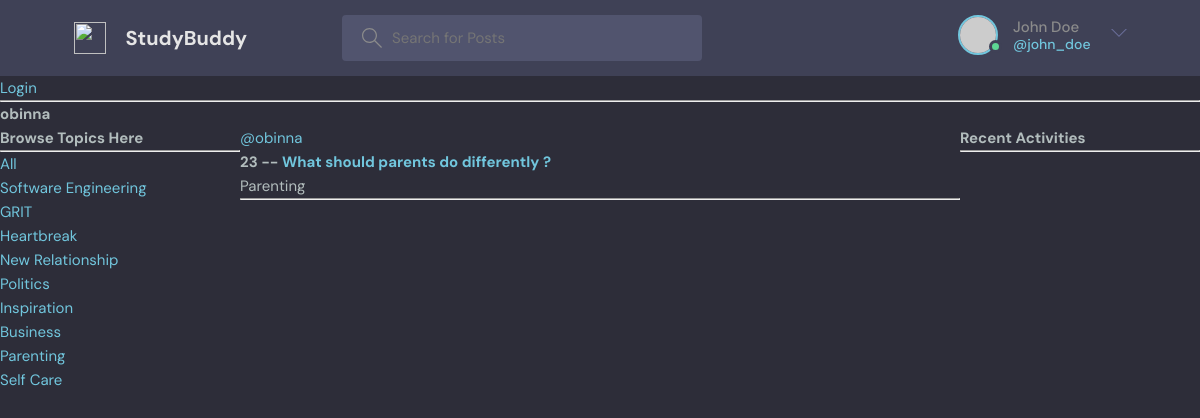
The page /profile/8/ on the database its author committed.
### NinazHairline/models.py (models this page shows, shortened)
class Topic(models.Model):
    name = models.CharField(max_length=200)

class Service(models.Model):
    host = models.ForeignKey(User, on_delete=models.SET_NULL, null=True)
    topic = models.ForeignKey(Topic, on_delete=models.SET_NULL, null=True)
    name = models.CharField(max_length=200)
    description = models.TextField(null=True, blank=True)
    participants = models.ManyToManyField(
        User, related_name='participants', blank=True)
    updated = models.DateTimeField(auto_now=True)
    created = models.DateTimeField(auto_now_add=True)
    class Meta:
        ordering = ['-updated', '-created']

### NinazHairline/views.py (the view)
# urls.py: path('profile/<str:pk>/', views.userProfile, name='user-profile'),
def userProfile(request, pk):
    user = User.objects.get(id=pk)
    services = user.service_set.all()
    service_messages = user.message_set.all()
    topics = Topic.objects.all()
    context = {'user': user, 'services': services,
               'service_messages': service_messages, 'topics': topics}
    return render(request, 'NinazHairline/profile.html', context)

### NinazHairline/Templates/NinazHairline/profile.html (shortened to what this page needs)
{% extends 'NinazHairline/main.html' %}
{% block content %}
<h1>{{user.username}}</h1>
<div class="profile-container">
    <div>
        {% include 'NinazHairline/topics_components.html' %}
    </div>
    <div>
        {% include 'NinazHairline/feed_component.html' %}
    </div>
    <div>
        {% include 'NinazHairline/activity_component.html' %}
    </div>
</div>
{% endblock content %}

### NinazHairline/Templates/NinazHairline/topics_components.html
<h3>Browse Topics Here</h3>
<hr>
<div>
    <a href="{% url 'home' %}">All</a>
</div>
{% for topic in topics %}
<div>
    <a href="{% url 'home'  %}?q={{topic.name}}">{{topic.name}}</a>
</div>
{% endfor %}

### NinazHairline/Templates/NinazHairline/feed_component.html (shortened to what this page needs)
<div>
    {% for service in services %}
    <div>
        <a href="{% url 'user-profile' service.host.id %}">@{{service.host.username}}</a>
        <h3>{{service.id}} -- <a href="{% url 'service' service.id %}">{{service.name}}</a></h3>
        <small>{{service.topic.name}}</small>
        <hr>
    </div>
    {% endfor %}
</div>

### NinazHairline/static/styles/style.css (style rules this page uses)
:root { --color-main: #71c6dd; --color-main-light: #e1f6fb; --color-dark: #3f4156; --color-dark-medium: #51546e; --color-dark-light: #696d97; --color-light: #e5e5e5; --color-gray: #8b8b8b; --color-light-gray: #b2bdbd; --color-bg: #2d2d39; --color-success: #5dd693; --color-error: #fc4b0b; }
* { font-family: "DM Sans", -apple-system, BlinkMacSystemFont, "Segoe UI", Roboto, Oxygen, Ubuntu, Cantarell, "Open Sans", "Helvetica Neue", sans-serif; margin: 0; padding: 0; box-sizing: border-box; text-rendering: optimizeLegibility; font-size: inherit; }
html { font-size: 56.25%; }
@media only screen and (min-width: 1200px) { html { font-size: 62.5%; } }
body { line-height: 1.6; font-weight: 400; font-size: 1.5rem; color: var(--color-light-gray); background-color: var(--color-bg); min-height: 100vh; }
a { display: inline-block; color: var(--color-main); text-decoration: none; }

### NinazHairline/Templates/NinazHairline/profile.html (style rules this page uses)
.profile-container { display: grid; grid-template-columns: 1fr 3fr 1fr; }

### rows shown on the page
Topic: name "Software Engineering"
Topic: name "GRIT"
Topic: name "Heartbreak"
Topic: name "New Relationship"
Topic: name "Politics"
Topic: name "Inspiration"
Topic: name "Business"
Topic: name "Parenting"
Topic: name "Self Care"
Service: host.username "obinna", id "23", name "What should parents do differently ?", topic.name "Parenting"

### other values the page prints
{{ user.username }} "obinna"
